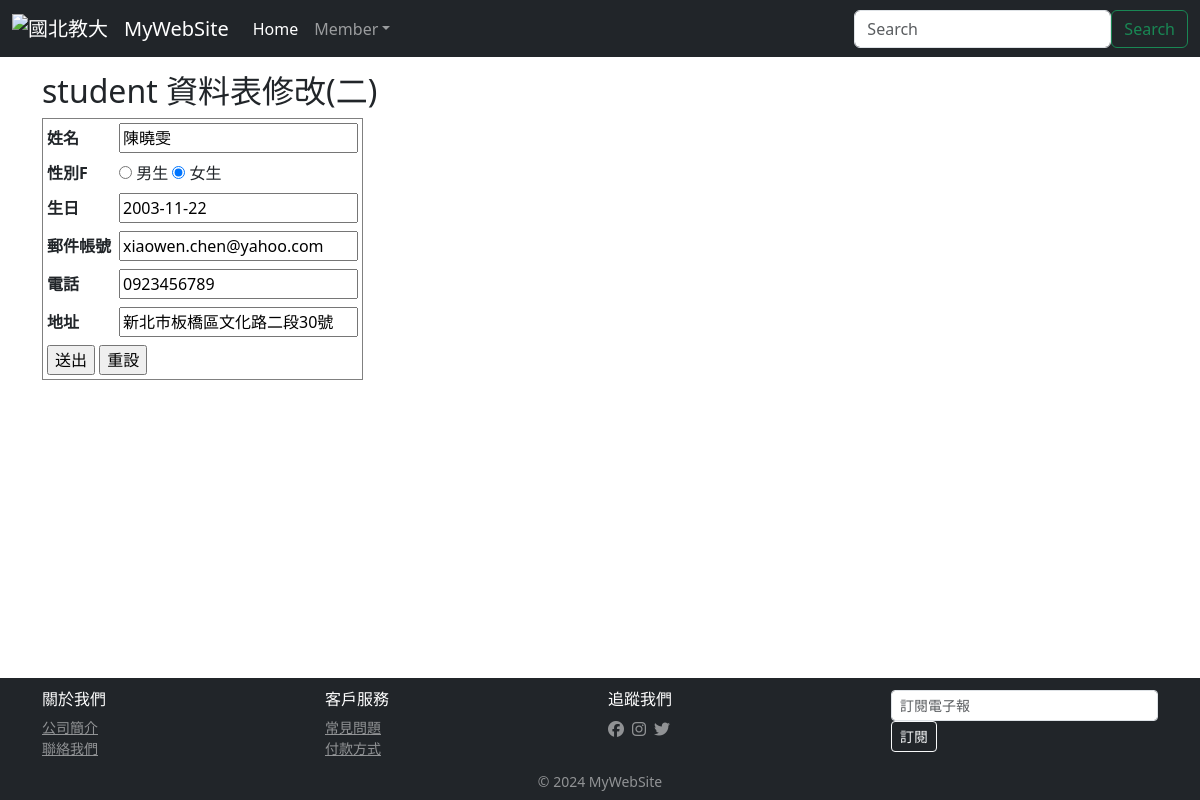
The page /students/edit2/2/load on the database its author committed.
### students/models.py (models this page shows, shortened)
class Student(models.Model):
    stdName = models.CharField(max_length=20, null=False)
    stdSex = models.CharField(max_length=2, default='M', null=False)
    stdBirth = models.DateField(null=False)
    stdEmail = models.EmailField(max_length=100, blank=True, default="")
    stdPhone = models.CharField(max_length=50, blank=True, default="")
    stdAddr = models.CharField(max_length=255, blank=True, default="")

### students/views.py (the view)
# urls.py: path('students/edit2/<int:id>/<str:mode>', stdViews.edit2),
def edit2(requset, id=None, mode=None): #修改資料
    if mode == "save":
        unit = Student.objects.get(id=id)
        unit.stdName = requset.POST["stdName"]
        unit.stdSex = requset.POST["stdSex"]
        unit.stdBirth = requset.POST["stdBirth"]
        unit.stdEmail = requset.POST["stdEmail"]
        unit.stdPhone = requset.POST["stdPhone"]
        unit.stdAddr = requset.POST["stdAddr"]
        unit.save()
        massage = "資料修改成功"
        return redirect('/students/index/')
    elif mode == "load":
            unit = Student.objects.get(id=id)
            strdate = str(unit.stdBirth)
            strdate2 = strdate.replace("年","-")
            strdate2 = strdate.replace("月","-")
            strdate2 = strdate.replace("日","")
            unit.stdBirth = strdate2
            return render(requset, "students/edit2.html", locals())

### templates/students/edit2.html (shortened to what this page needs)
{% extends "base.html" %}
{% block content %}
<h2>student 資料表修改(二)</h2>
<form action="/students/edit2/{{unit.id}}/save" method="POST" name="form1">
    <table border="1" cellspacing="1" cellpadding="4">
        <tr>
            <th>姓名</th>
            <td><input type="text" id="stdName" name="stdName" value={{unit.stdName}}></td>
        </tr>
        <th>性別{{unit.stdSex}}</th>
        {% if unit.stdSex == "M" %}
        <td>
            <input name="stdSex" type="radio" id="stdSex1" value="M" checked="checked" />
            男生
            <input name="stdSex" type="radio" id="stdSex2" value="F" />
            女生
        </td>
        {% else %}
        <td>
            <input name="stdSex" type="radio" id="stdSex1" value="M" />
            男生
            <input name="stdSex" type="radio" id="stdSex2" value="F" checked="checked" />
            女生
        </td>
        {% endif %}
        <tr>
            <th>生日</th>
            <td><input type="text" id="stdBirth" name="stdBirth" value={{unit.stdBirth}}></td>
        </tr>
        <tr>
        <tr>
            <th>郵件帳號</th>
            <td><input type="text" id="stdEmail" name="stdEmail" value={{unit.stdEmail}}></td>
        </tr>
        <tr>
            <th>電話</th>
            <td><input type="text" id="stdPhone" name="stdPhone" value={{unit.stdPhone}}></td>
        </tr>
        <tr>
            <th>地址</th>
            <td><input type="text" id="stdAddr" name="stdAddr" value={{unit.stdAddr}}></td>
        </tr>
        <tr>
            <th colspan="2" align="center">
                <input type="submit" name="button" id="button" value="送出">
                <input type="reset" name="button2" id="button2" value="重設">
            </th>
        </tr>
    </table>
</form>
{% endblock %}

### static/css/style.css (style rules this page uses)
html, body { margin: 0; padding: 0; height: 100%; border: none; }
body { margin-left: 0px; margin-top: 0px; margin-right: 0px; margin-bottom: 0px; background-image: url(images/bg.gif); }
form { margin: 0px; }

### rows shown on the page
Student: stdName "陳曉雯", stdSex "F", stdBirth "2003-11-22", stdEmail "xiaowen.chen@yahoo.com", stdPhone "0923456789", stdAddr "新北市板橋區文化路二段30號"
